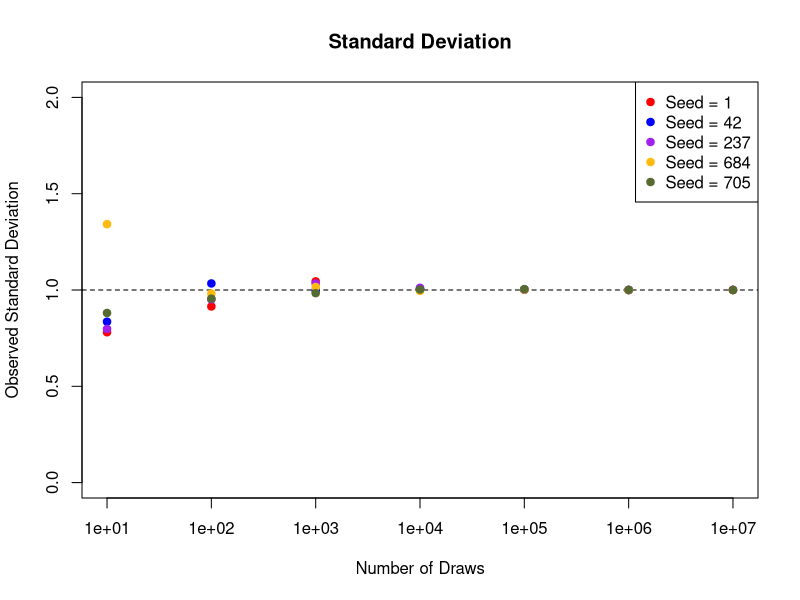
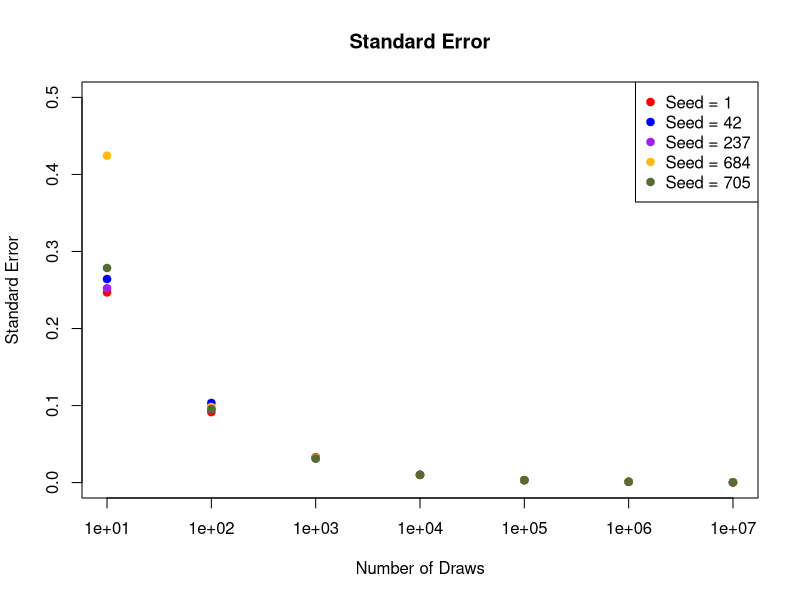
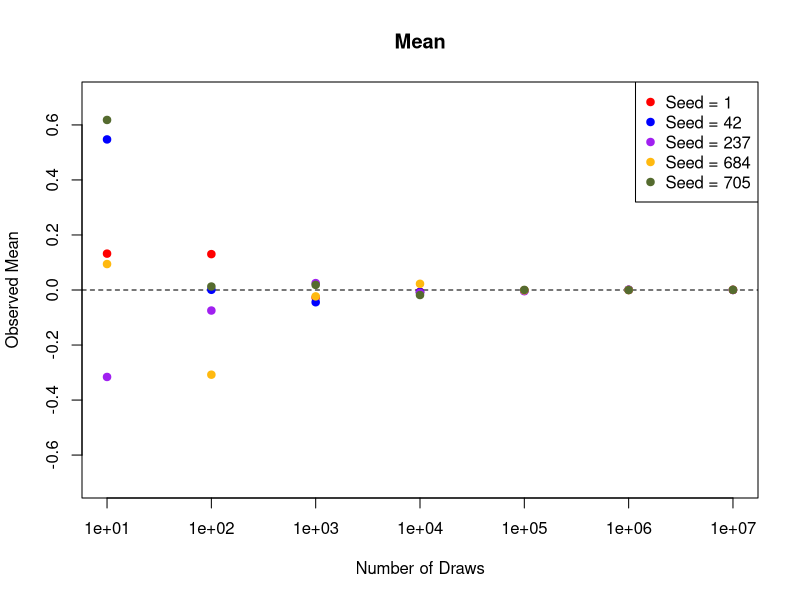
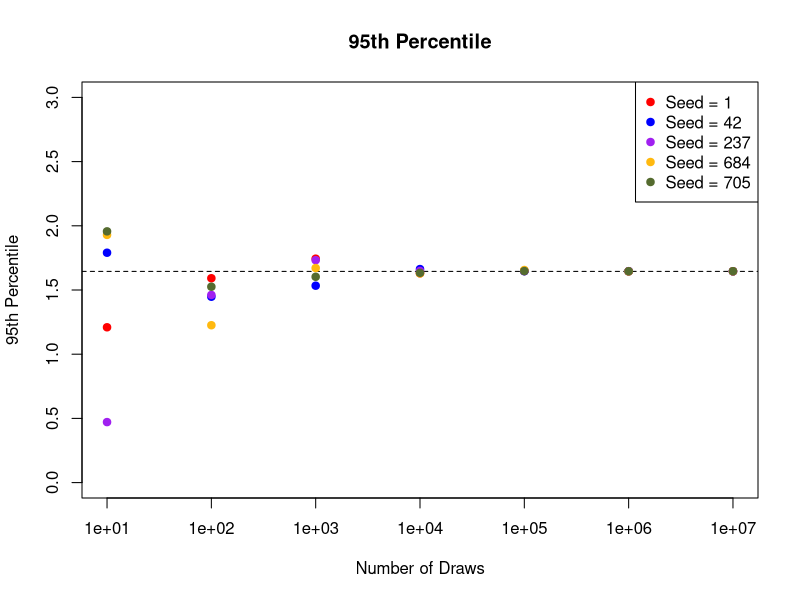
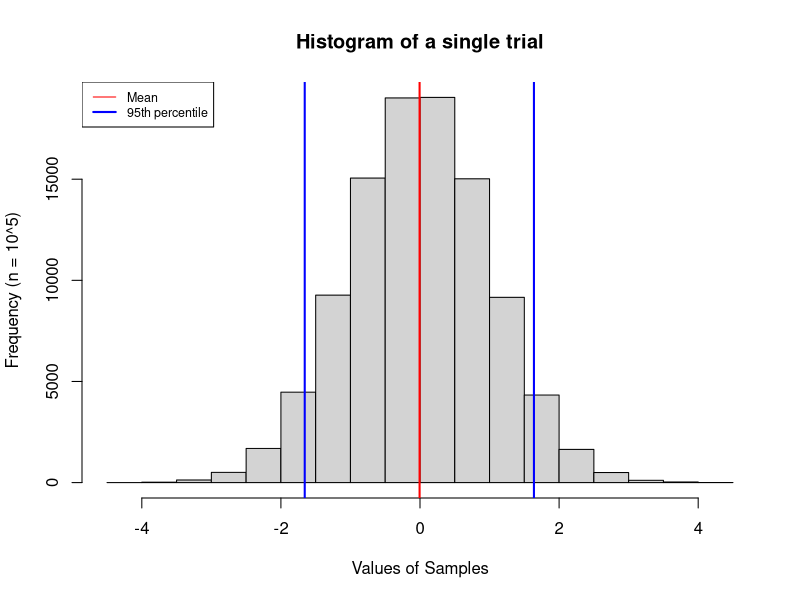
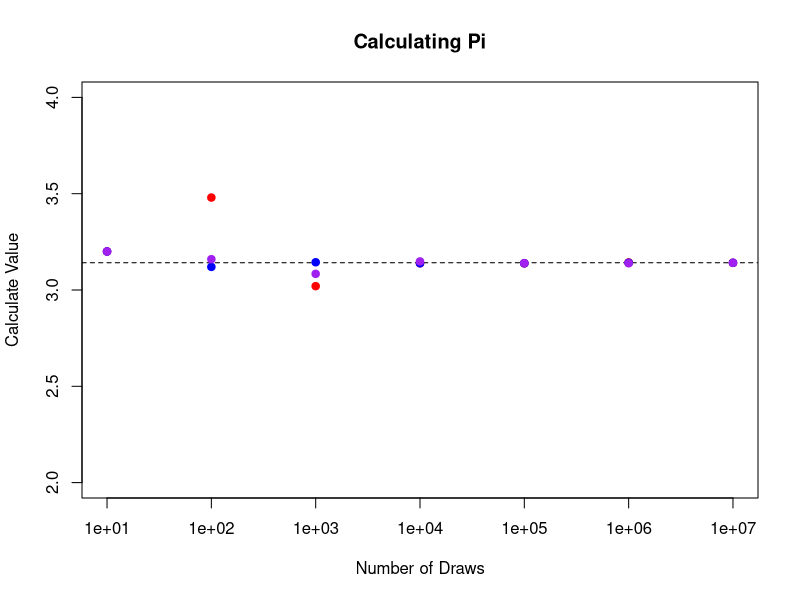

R code for these plots, in order: (Note: a time limit stopped this script after it produced the figures.)
# Bayesian HW Set 2: Monte Carlo/ Convergence/ Seeds/ Scripts/ Plotting
# January 2025

######################################################
##  author: Alexis Hudes
##  copyright by the author
##  distributed under the GNU general public license
##  https://www.gnu.org/licenses/gpl.html
##  no warranty (see license details at the link above)
######################################################

# Use a Monte Carlo simulation method to determine the mean and 95th percentile
# from a known univariate normal distribution with a mean of 0 and standard deviation of 1
# with your estimated uncertainties

# Normal Dist: convergence of standard deviation -----------------------------------------
# Define parameters
mu <- 0
sigma <- 1 
seeds <- c(1, 42, 237, 684, 705) # Different seeds
colors <- c("red", "blue", "purple",  "darkgoldenrod1", "darkolivegreen") # Assigning colors for each seed

# Create an empty plot to start
pdf("hw2_normal_convergence_std.pdf", height = 6, width = 6)
plot(NULL, xlim = c(10, 10^7), ylim = range(0, 2), main = 'Standard Deviation',
     xlab = 'Number of Draws', ylab = 'Observed Standard Deviation', log = 'x')

abline(h=1,col="black", lty =2)

# Loop over different seeds
for (seed_index in 1:length(seeds)) {
  set.seed(seeds[seed_index])
  
  #initializing
  sd_by_draws = c()
  
  # Loop over different numbers of draws
  for (n in 1:7) {
    num <- 10 ^ n
    x <- rnorm(n = num, mean = mu, sd = sigma)
    sd_by_draws[n] <- sd(x)
  }
  
  # Plot points (pch=19 means solid points)
  points(c(10, 10^2, 10^3, 10^4, 10^5, 10^6, 10^7), 
         sd_by_draws, col = colors[seed_index], pch = 19)
}

# Add a legend
legend("topright", legend = paste("Seed =", seeds), col = colors, pch = 19)

dev.off()

# Normal Dist: convergence of standard error -----------------------------------------
# Empyt plot
pdf("hw2_normal_convergence_se.pdf", height = 6, width = 6)
plot(NULL, xlim = c(10, 10^7), ylim = range(0, 0.5), main = 'Standard Error',
     xlab = 'Number of Draws', ylab = 'Standard Error', log = 'x')

# Loop over different seeds
for (seed_index in 1:length(seeds)) {
  set.seed(seeds[seed_index])
  
  #initializing
  se_by_draws = c()
  
  # Loop over different numbers of draws
  for (n in 1:7) {
    num <- 10 ^ n
    x <- rnorm(n = num, mean = mu, sd = sigma)
    se_by_draws[n] <- sd(x)/sqrt(num)
  }
  
  # Plot standard error for the current seed using the corresponding color
  points(c(10, 10^2, 10^3, 10^4, 10^5, 10^6, 10^7), 
         se_by_draws, col = colors[seed_index], pch = 19)
}

# Add a legend
legend("topright", legend = paste("Seed =", seeds), col = colors, pch = 19)

dev.off()

# Normal Dist: convergence of means -----------------------------------------
# Empty plot
pdf("hw2_normal_convergence.pdf", height = 6, width = 6)
plot(NULL, xlim = c(10, 10^7), ylim = range(-0.7, 0.7),
     xlab = 'Number of Draws', main = 'Mean', ylab = 'Observed Mean', log = 'x')

abline(h=0,col="black", lty =2)

# Loop over different seeds
for (seed_index in 1:length(seeds)) {
  set.seed(seeds[seed_index])
  
  #initializing
  means_by_draws = c()
  
  # Loop over different numbers of draws
  for (n in 1:7) {
    num <- 10 ^ n
    x <- rnorm(n = num, mean = mu, sd = sigma)
    means_by_draws[n] <- mean(x)
  }
  
  # Plot means for the current seed using the corresponding color
  points(c(10, 10^2, 10^3, 10^4, 10^5, 10^6, 10^7), 
         means_by_draws, col = colors[seed_index], pch = 19)
}

# Add a legend
legend("topright", legend = paste("Seed =", seeds), col = colors, pch = 19)

dev.off()

# Normal Dist: Convergence of 95th percentile ------------------------------------------------
# Empty plot
pdf("hw2_normal_95th_convergence.pdf", height = 6, width = 6)
plot(NULL, xlim = c(10, 10^7), ylim = range(0, 3), main = '95th Percentile',
     xlab = 'Number of Draws', ylab = '95th Percentile', log = 'x')

abline(h=1.645,col="black", lty =2)

# Loop over different seeds
for (seed_index in 1:length(seeds)) {
  set.seed(seeds[seed_index])
  means_by_draws = c()
  CI_by_draws = c()
  
  # Loop for draws
  for (n in 1:7) {
    num <- 10 ^ n
    x <- rnorm(n = num, mean = mu, sd = sigma)
    CI_by_draws[n] <- quantile(x,0.95)
  }
  
  # Plot points
  points(c(10, 10^2, 10^3, 10^4, 10^5, 10^6, 10^7), 
         CI_by_draws, col = colors[seed_index], pch = 19)
}

# Add a legend
legend("topright", legend = paste("Seed =", seeds), col = colors, pch = 19)

dev.off()

# Normal dist: histogram of a single trial -----------------------------------------
# Set some values.  
num <- 10^5   # number of random draws
set.seed(10)  # setting a seed for reproducible randomization

# Sample randomly from a normal distribution
x <- rnorm(n = num, mean = mu, sd = sigma)

sample_mu <- mean(x)
sample95_plus <- quantile(x,0.95)
sample95_minus <- quantile(x,0.05)

# Plot the results as a histogram.  Also plot a red line showing the mean
# of the sample and blue lines showing the 95th percentile

pdf("hw2_normal_hist.pdf", height = 6, width = 6)
hist(x, main = "Histogram of a single trial", xlab = "Values of Samples", ylab = "Frequency (n = 10^5)")
abline(v = sample_mu, lwd = 2, col = "red")
abline(v = sample95_minus, lwd = 2, col = "blue")
abline(v = sample95_plus, lwd = 2, col = "blue")

legend("topleft", c("Mean",
                    "95th percentile"),
       lwd=c(1,2,2),  col=c("red","blue"), cex=0.75)
dev.off()


# Convergence of pi ----------------------------------------------------------
# Empty plot
pdf("hw2_pi_calcs.pdf", height = 6, width = 6)
plot(NULL, xlim = c(10, 10^7), ylim = range(2, 4), main = 'Calculating Pi',
     xlab = 'Number of Draws', ylab = 'Calculate Value', log = 'x')

abline(h=pi,col="black", lty = 2)

for (seed_index in 1:length(seeds)) {
  set.seed(seeds[seed_index])
  pi_calcs = c()
  for(n_exp in 1:7){
    n = 10^n_exp
    xrand = runif(n, -1, 1) #sampling from a uniform dist for x coords
    yrand = runif(n, -1, 1) #sampling from a uniform dist for y coords

    incircle = c()
    for (i in 1:n){
      # Checking whether the generated points are in the circle
      if(sqrt(xrand[i]^2 + yrand[i]^2)<=1){
        incircle[i] <- 1
      }else{
        incircle[i] <- 0
      }
    }
    # Calculating pi
    pi_calcs[n_exp]=4*sum(incircle)/n
  }
  # Plotting points
  points(c(10, 10^2, 10^3, 10^4, 10^5, 10^6, 10^7), pi_calcs, col = colors[seed_index],pch=19)
}

# Add a legend
legend("topright", legend = paste("Seed =", seeds), col = colors, pch = 19)

dev.off()


# Calculating pi ----------------------------------------------------------
# Getting an average of the 5 seeds for a sample size of 10^6
pi_calcs = c()
for (seed_index in 1:length(seeds)) {
  set.seed(seeds[seed_index])
  n = 10^6
  xrand = runif(n, -1, 1)
  yrand = runif(n, -1, 1)
    
  incircle = c()
  for (i in 1:n){
    if(sqrt(xrand[i]^2 + yrand[i]^2)<=1){
      incircle[i] <- 1
    }else{
      incircle[i] <- 0
    }
  }
  pi_calcs[seed_index] = 4*sum(incircle)/n
}
# Printing the results
print(mean(pi_calcs))
print(sd(pi_calcs))
